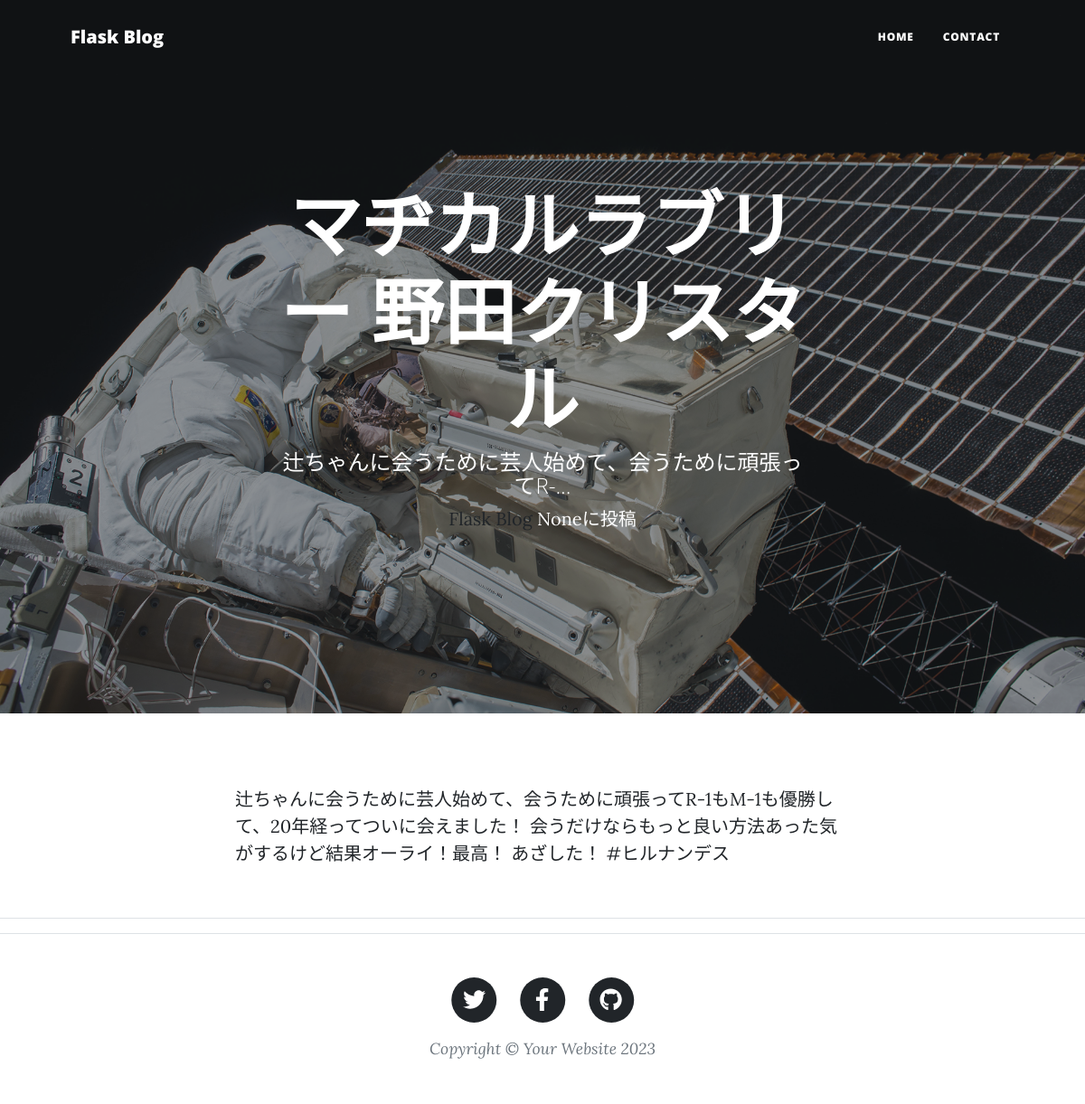
/entries/1, run on the app's committed database.
### apps/models.py (models this page shows)
class Blogpost(db.Model):
    __tablename__ = 'posted'
    id = db.Column(
        db.Integer,
        primary_key = True,
        autoincrement = True)
    title = db.Column(
        db.String(200),
        nullable = False)
    contents = db.Column(
        db.Text,
        nullable = False )
    create_at = db.Column(
        db.Date,
        default = datetime.today())

### apps/blogapp.py (the view)
@app.route('/entries/<int:id>')
def show_entry(id):
    entry = db.session.get(models.Blogpost, id)
    return render_template('post.html', entry=entry)

### apps/templates/post.html (shortened to what this page needs)
{% extends 'base.html' %}
        {% block header %}
        <header class="masthead" style="background-image: url('/static/assets/img/post-bg.jpg')">
            <div class="container position-relative px-4 px-lg-5">
                <div class="row gx-4 gx-lg-5 justify-content-center">
                    <div class="col-md-10 col-lg-8 col-xl-7">
                        <div class="site-heading">
                            <h1>{{ entry.title }}</h1>
                            <h2 class="subheading">{{entry.contents|truncate(30)}}</h2>
                            <span class="meta">
                                <a href="{{ url_for('index') }}">Flask Blog</a>
                                {{ entry.create_at }}に投稿
                            </span>
                        </div>
                    </div>
                </div>
            </div>
        </header>
        {% endblock %}
        {% block contents %}
        <article class="mb-4">
            <div class="container px-4 px-lg-5">
                <div class="row gx-4 gx-lg-5 justify-content-center">
                    <div class="col-md-10 col-lg-8 col-xl-7176">
                        <p>{{entry.contents}}</p>
                    </div>
                </div>
            </div>
        </article>
        <hr>
        {% endblock %}

### data on the page
Blogpost: title "マヂカルラブリー 野田クリスタル", contents "辻ちゃんに会うために芸人始めて、会うために頑張ってR-...", create_at "None", contents "辻ちゃんに会うために芸人始めて、会うために頑張ってR-1もM-1も優勝して、20年経ってついに会えました！ 会うだけならもっと良い方法あった気がするけど結果オーライ！最高！ あざした！ #ヒルナンデス"
